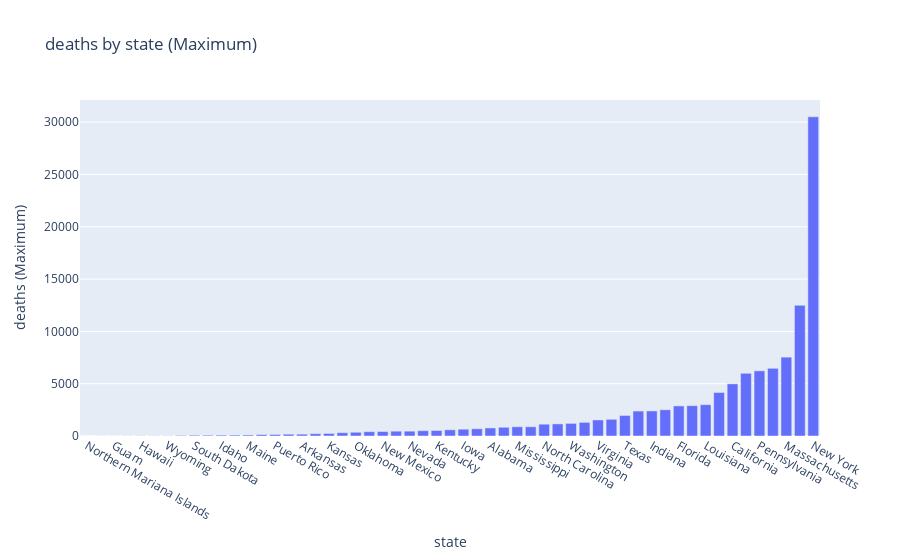

The code cell stored with this chart in its notebook:
### Code cell
import dtale
from dtale.cli.loaders.csv_loader import loader_func as load_csv
from dtale.dash_application.charts import export_chart

def _testdata_loader():
    import pandas as pd
    
    data = load_csv(
        path='https://raw.githubusercontent.com/nytimes/covid-19-data/master/us-states.csv',
        parse_dates=['date']
    )
    codes = load_csv(
        path='https://raw.githubusercontent.com/jasonong/List-of-US-States/master/states.csv',
    )
    codes = codes.set_index('State').to_dict()['Abbreviation']
    data['state_code'] = data['state'].map(codes)
    return data

df = _testdata_loader()
d = dtale.show(df)
d.offline_chart(chart_type='bar', x='state', y='deaths', agg='max', barsort='deaths')

### Figure 1 — Plotly figure (JSON) as saved in the notebook; plotly's stock layout.template omitted (floating-point values rounded to 4 significant figures)
{"data": [{"hoverinfo": "y+text", "hovertext": ["Northern Mariana Islands", "Virgin Islands", "Guam", "Alaska", "Hawaii", "Montana", "Wyoming", "Vermont", "South Dakota", "North Dakota", "Idaho", "West Virginia", "Maine", "Utah", "Puerto Rico", "Oregon", "Arkansas", "Nebraska", "Kansas", "New Hampshire", "Oklahoma", "Delaware", "New Mexico", "Tennessee", "Nevada", "District of Columbia", "Kentucky", "South Carolina", "Iowa", "Wisconsin", "Alabama", "Rhode Island", "Mississippi", "Missouri", "North Carolina", "Arizona", "Washington", "Minnesota", "Virginia", "Colorado", "Texas", "Georgia", "Indiana", "Ohio", "Florida", "Maryland", "Louisiana", "Connecticut", "California", "Michigan", "Pennsylvania", "Illinois", "Massachusetts", "New Jersey", "New York"], "type": "bar", "x": [0, 1, 2, 3, 4, 5, 6, 7, 8, 9, 10, 11, 12, 13, 14, 15, 16, 17, 18, 19, 20, 21, 22, 23, 24, 25, 26, 27, 28, 29, 30, 31, 32, 33, 34, 35, 36, 37, 38, 39, 40, 41, 42, 43, 44, 45, 46, 47, 48, 49, 50, 51, 52, 53, 54], "y": [2, 6, 6, 10, 17, 18, 18, 55, 74, 77, 87, 88, 100, 139, 146, 173, 176, 221, 243, 315, 359, 414, 426, 461, 462, 506, 525, 593, 650, 692, 769, 833, 881, 884, 1128, 1157, 1207, 1305, 1534, 1595, 1965, 2384, 2396, 2508, 2876, 2900, 2996, 4159, 4986, 5994, 6229, 6469, 7538, 12489, 30511]}], "layout": {"barmode": "group", "legend": {"orientation": "h"}, "title": {"text": "deaths by state (Maximum)"}, "xaxis": {"tickmode": "array", "ticktext": ["Northern Mariana Islands", "Guam", "Hawaii", "Wyoming", "South Dakota", "Idaho", "Maine", "Puerto Rico", "Arkansas", "Kansas", "Oklahoma", "New Mexico", "Nevada", "Kentucky", "Iowa", "Alabama", "Mississippi", "North Carolina", "Washington", "Virginia", "Texas", "Indiana", "Florida", "Louisiana", "California", "Pennsylvania", "Massachusetts", "New York"], "tickvals": [0, 2, 4, 6, 8, 10, 12, 14, 16, 18, 20, 22, 24, 26, 28, 30, 32, 34, 36, 38, 40, 42, 44, 46, 48, 50, 52, 54], "title": {"text": "state"}}, "yaxis": {"tickformat": ".0f", "title": {"text": "deaths (Maximum)"}}}}
